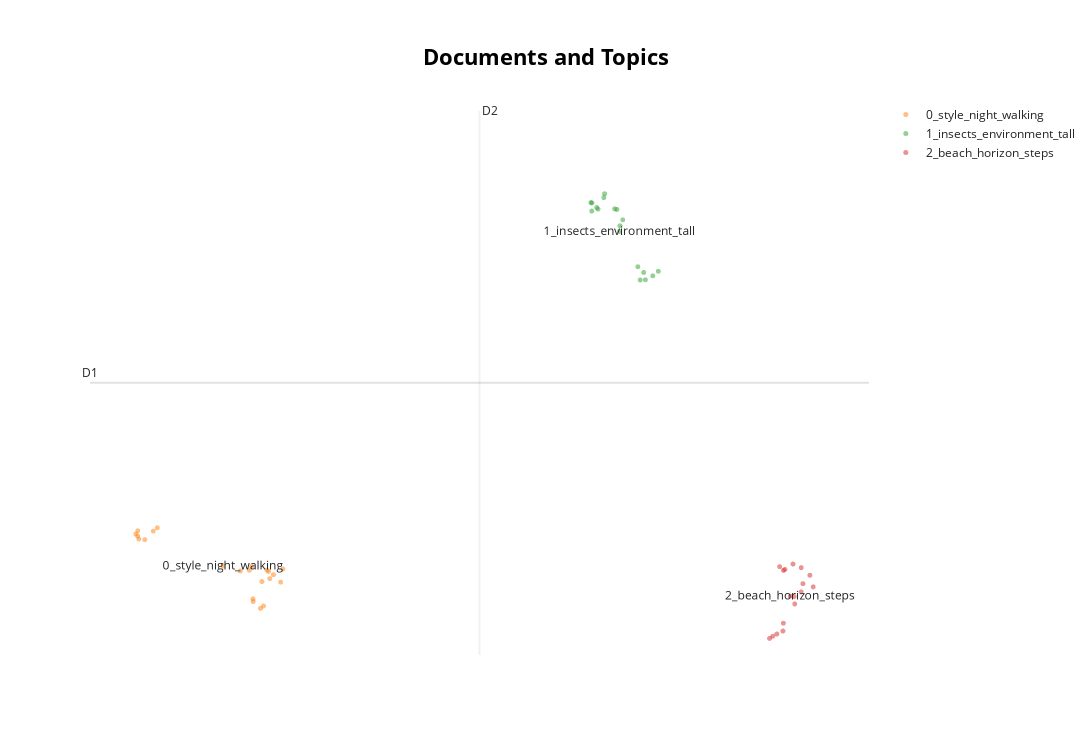

Source (notebook cell):
### Code cell
topic_model.visualize_documents(docs_sound)

### Figure 1 — Plotly figure (JSON) as saved in the notebook; plotly's stock layout.template omitted (floating-point values rounded to 4 significant figures)
{"data": [{"hoverinfo": "text", "hovertext": [null], "marker": {"color": "#CFD8DC", "opacity": 0.5, "size": 5}, "mode": "markers+text", "name": "other", "showlegend": false, "type": "scattergl", "x": [null], "y": [null]}, {"hoverinfo": "text", "hovertext": ["one man with cowboy boots walking on rubble next to river, nature around, hyper realistic style", "angle from the side, a man wearing trekking pants, a tshirt and hiking shoes with a backpack on walking on a soil path through a big field of higher grass with red and pink flowers in it, sun is shining shelter out of wood in the background", "one man with cowboy boots walking on rubble at night, nature around, hyper realistic style", "a man photographed from the side, wearing trekking pants, a tshirt and hiking shoes with a backpack on walking on a soil path through a big field of higher grass with flowers in it, sun is shining, shelter out of wood in the background, big mountains blurry in the background, a bird flying through the blue sky", "group on people walking on train tracks at night in nature", "two persons walking on train tracks at night, moon is shining", "in front a man wearing trekking pants, a tshirt and hiking shoes with a backpack on walking on a soil path through a big field of higher grass with little flowers in it, sun is shining, blue sky with several little clouds, big mountains and trees blurry in the background, a bird flying through the sky, shelter out of wood in the background", "close up feet, two persons walking on train tracks on warm summer night, moon is shining, green nature around, late 19th century America, in the style on Caspar David Friedrich", "one man with cowboy boots walking on rubble at night, nature around", "one man with cowboy boots walking on rubble next to train tracks in nature at night, nature around, hyper realistic style", "woman hiking at night through nature over rubble, realistic watercolour style, closeup boots", "group on people walking on train tracks at night", "one man with cowboy boots walking on rubble next to river at night, nature around, hyper realistic style", "two persons walking on train tracks at night, moon is shining, green nature around, late 19th century America, classic oil painting style", "one man with cowboy boots walking on rubble next to train tracksuit night, nature around, hyper realistic style", "two persons walking on train tracks at night, moon is shining, green nature around, late 19th century America, realistic style, detailed", "woman hiking at night through nature, realistic watercolour style", "close up feet, two persons walking on train tracks on warm summer night, moon is shining, green nature around, late 19th century America, realistic style, detailed", "one man with cowboy boots walking on rubble next to train tracks, nature around, hyper realistic style", "a man photographed from the side, wearing trekking pants, a tshirt and hiking shoes with a backpack on walking on a soil path through a big field of higher grass with flowers in it, sun is shining, shelter out of wood in the background", "woman hiking at night through nature, realistic watercolour style, closeup boots", null], "marker": {"opacity": 0.5, "size": 5}, "mode": "markers+text", "name": "0_style_night_walking", "text": ["", "", "", "", "", "", "", "", "", "", "", "", "", "", "", "", "", "", "", "", "", "0_style_night_walking"], "textfont": {"size": 12}, "type": "scattergl", "x": [-4.183, -4.696, -4.308, -4.507, -7.082, -7.543, -4.431, -7.618, -4.003, -4.471, -4.785, -7.181, -4.275, -7.571, -4.345, -7.569, -5.009, -7.393, -3.949, -4.688, -4.726, -5.445], "y": [5.837, 5.023, 5.944, 4.704, 7.412, 7.035, 4.785, 7.202, 5.586, 5.605, 5.985, 7.299, 5.703, 7.131, 5.989, 7.311, 5.96, 7.014, 6.028, 4.935, 6.11, 6.124]}, {"hoverinfo": "text", "hovertext": ["there is a hill. insects and bugs are buzzing, a tall strong curious young adult man strolling under the giant trees. The sand and the stones on the ground. the environment is dark and mysterious, only some holy light beams pass through the leaves. photorealistic. a bit foggy. calm. color is purple. surreal. it sounds like there is no one here.", "there is a hill. insects and bugs are buzzing, walking under the giant trees. The sand and the stones on the ground. the nature with a tall strong young adult man. the environment is dark and mysterious, only some light beams pass through the leaves. realistic. a bit foggy. calm.", "insects are buzzing, walking under the trees. The sand and the stones on the ground. the nature with a tall man. the environment is dark, only some light beams pass through the leaves.", "insects are buzzing, walking under the trees. The sand and the stones on the ground. the nature with a tall strong young adult man. the environment is dark, only some light beams pass through the leaves. photoristic. a bit foggy.", "insects and bugs are buzzing, walking under the giant trees. The sand and the stones on the ground. the nature with a tall strong young adult man. the environment is dark and mysterious, only some light beams pass through the leaves. realistic. a bit foggy.", "insects are buzzing, walking under the trees. The sand and the stones on the ground. the nature with a tall man. the environment is dark, only some light beams pass through the leaves. photoristic. a bit foggy.", "there is a hill. insects and bugs are buzzing, a tall strong young adult man strolling under the giant trees. The sand and the stones on the ground. the environment is dark and mysterious, only some light beams pass through the leaves. realistic. a bit foggy. calm. color is purple. surreal.", "there is a hill. insects and bugs are buzzing, a tall strong curious young adult man strolling under the giant trees. The sand and the stones on the ground. the environment is dark and mysterious, only some light beams pass through the leaves. realistic. a bit foggy. calm. color is purple. surreal. it sounds like there is no one here.", "there is a hill. insects and bugs are buzzing, walking under the giant trees. The sand and the stones on the ground. the nature with a tall strong young adult man. the environment is dark and mysterious, only some light beams pass through the leaves. realistic. a bit foggy. calm. color is purple.", "insects and bugs are buzzing, walking under the trees. The sand and the stones on the ground. the nature with a tall strong young adult man. the environment is dark, only some light beams pass through the leaves. realistic. a bit foggy.", "insects and bugs are buzzing, walking under the giant trees. The sand and the stones on the ground. the nature with a tall strong young adult man. the environment is dark and mysterious, only some light beams pass through the leaves. realistic. a bit foggy. calm.", "there is a hill. insects and bugs are buzzing, walking under the giant trees. The sand and the stones on the ground. the nature with a tall strong young adult man. the environment is dark and mysterious, only some light beams pass through the leaves. realistic. a bit foggy. calm. color is purple. surreal.", "insects are buzzing, walking under the trees. The sand and the stones on the ground. the nature with a tall man. the environment is dark, only some light beams pass through the leaves. photoristic.", "insects are buzzing, walking under the trees. The sand and the stones on the ground. the nature with a tall man. the environment is dimmed, not very bright.", "insects are buzzing, walking under the trees. The sand and the stones on the ground. the nature with a tall young adult man. the environment is dark, only some light beams pass through the leaves. photoristic. a bit foggy.", "insects and bugs are buzzing, walking under the trees. The sand and the stones on the ground. the nature with a tall strong young adult man. the environment is dark and mysterious, only some light beams pass through the leaves. realistic. a bit foggy.", "insects are buzzing, walking under the trees. The sand and the stones on the ground. the nature with a tall young adult man. the environment is dark, only some light beams pass through the leaves. photoristic. a bit foggy.", null], "marker": {"opacity": 0.5, "size": 5}, "mode": "markers+text", "name": "1_insects_environment_tall", "text": ["", "", "", "", "", "", "", "", "", "", "", "", "", "", "", "", "", "1_insects_environment_tall"], "textfont": {"size": 12}, "type": "scattergl", "x": [5.42, 4.909, 4.08, 3.739, 4.533, 3.76, 5.098, 5.282, 4.968, 4.332, 4.464, 5.055, 3.764, 4.062, 3.882, 4.387, 3.915, 4.45], "y": [16.03, 16.18, 18.63, 18.33, 17.75, 18.05, 15.74, 15.87, 15.73, 18.12, 17.56, 15.99, 18.32, 18.5, 18.17, 18.1, 18.12, 17.37]}, {"hoverinfo": "text", "hovertext": ["stones meadow rain thunder woman walking", "stones night steps sea waves", "horizon seagull footsteps beach parasol ship ice cream night crescent clouds suspicious", "horizon seagull footsteps", "horizon seagull footsteps beach parasol ship ice cream", "beach steps feet wet", "stones night steps sea waves crescent", "stones night dog horse", "horizon seagull footsteps beach parasol ship ice cream night moon", "beach steps", "beach steps feet wet horizon", "stones meadow rain thunder witch walking", "beach steps feet wet horizon seagull", "stones meadow rain thunder witch dog horse waiting", "horizon seagull footsteps beach parasol ship ice cream night moon suspicious", "stones meadow rain walking", null], "marker": {"opacity": 0.5, "size": 5}, "mode": "markers+text", "name": "2_beach_horizon_steps", "text": ["", "", "", "", "", "", "", "", "", "", "", "", "", "", "", "", "2_beach_horizon_steps"], "textfont": {"size": 12}, "type": "scattergl", "x": [8.529, 8.825, 8.781, 8.986, 8.544, 9.028, 8.809, 8.541, 8.448, 8.985, 9.285, 8.277, 9.202, 8.197, 8.58, 8.378, 8.712], "y": [3.943, 4.854, 6.193, 6.073, 5.981, 5.534, 5.102, 4.206, 6.105, 5.258, 5.427, 3.768, 5.816, 3.697, 6.012, 3.842, 5.113]}], "layout": {"annotations": [{"showarrow": false, "text": "D1", "x": -8.761, "y": 12.28, "yshift": 10}, {"showarrow": false, "text": "D2", "x": 0.9583, "xshift": 10, "y": 21.43}], "height": 750, "shapes": [{"line": {"color": "#CFD8DC", "width": 2}, "type": "line", "x0": 0.9583, "x1": 0.9583, "y0": 3.143, "y1": 21.43}, {"line": {"color": "#9E9E9E", "width": 2}, "type": "line", "x0": -8.761, "x1": 10.68, "y0": 12.28, "y1": 12.28}], "title": {"font": {"color": "Black", "size": 22}, "text": "<b>Documents and Topics</b>", "x": 0.5, "xanchor": "center", "yanchor": "top"}, "width": 1200, "xaxis": {"autorange": true, "range": [-8.996, 10.7], "visible": false}, "yaxis": {"autorange": true, "range": [2.637, 21.75], "visible": false}}}
